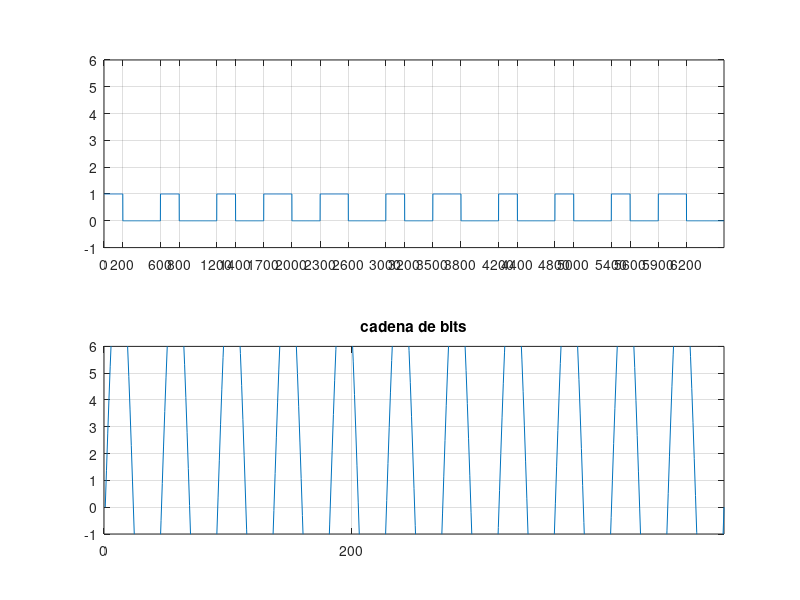

This chart was generated by the following MATLAB code:
clc, clear all, close all

%input
datos='00110100010';
regla_bit_alto = 1;
%carrier
Ac=10;
fc=1000e3;
thetac=0;
cpc=15;
%process
ascii = double(datos);
bits = dec2bin(ascii);
cadena = reshape(bits',1,[]); %' al final es matriz traspuesta ;[]  para calcular la salida de bits (4*7)

%graficar cadena de funciones
tb=100 %duracion del bit
uno = ones(1,tb) %matriz de unos
cero = zeros(1,tb) %matriz de ceros
frame=[];
frameInv=[];
list=[];
f='0';
for n=1:length(cadena)
    if (cadena(n)=='1')
        frame = [ frame uno ]; %vector que se autoacumula
        frameInv = [frameInv cero] 
    else 
        frame = [ frame cero ];
        frameInv = [frameInv cero]
    end
    if (cadena(n)~= f)
        f=cadena(n);
        list = [list length(frame)];
    end
end
if(regla_bit_alto==1)
    cadenaBits=5*frame %0 a 5 voltios
else
    cadenaBIts=5*frameInv
end
%carrier
tc=linspace(0,length(datos)/fc,500);
carrier= Ac*sin(2*pi*fc*tc+thetac)
%output

titulo=cat(2,'Datos: ',datos)
figure(1)
subplot(2,1,1),plot(frame)
xticks(list-100)
axis([0 length(frame) -1 6])
grid on
subplot(2,1,2),plot(carrier) %la de voltaje, no seria voltios
xticks(list-100)
axis([0 length(carrier) -1 6])
title('cadena de bits')
grid on